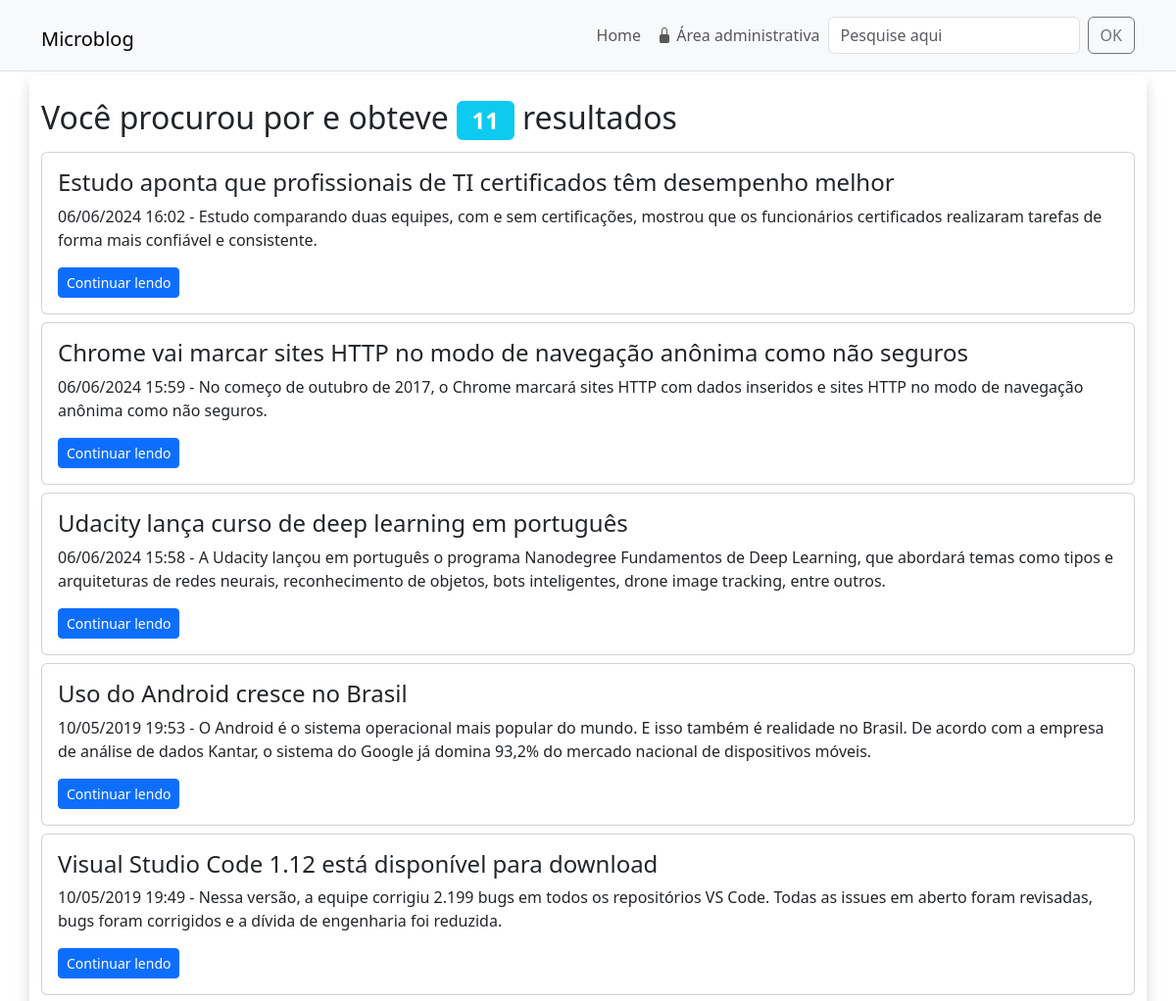
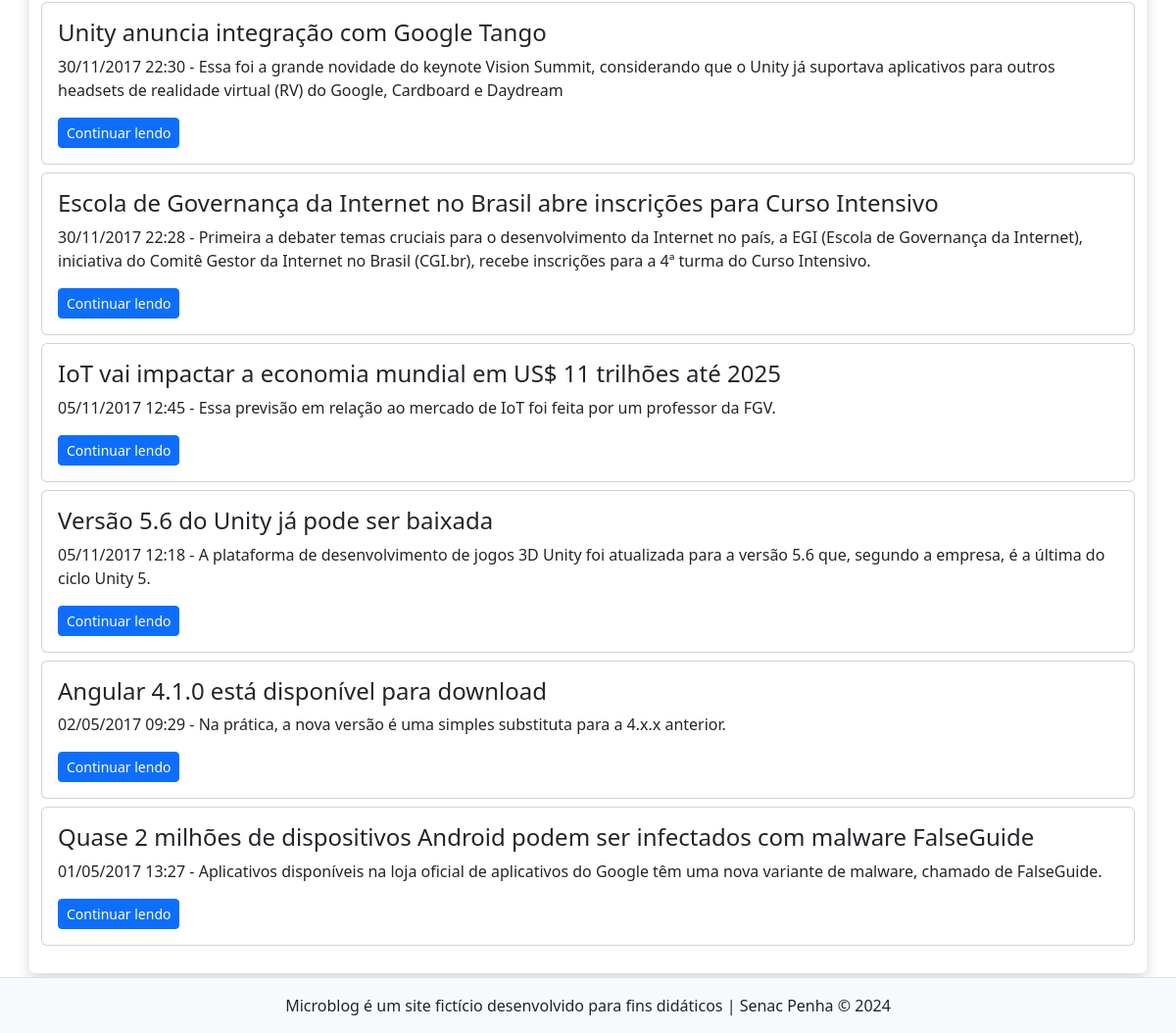
/resultados.php, run on an earlier commit of the app's database (2 pictures, top to bottom).
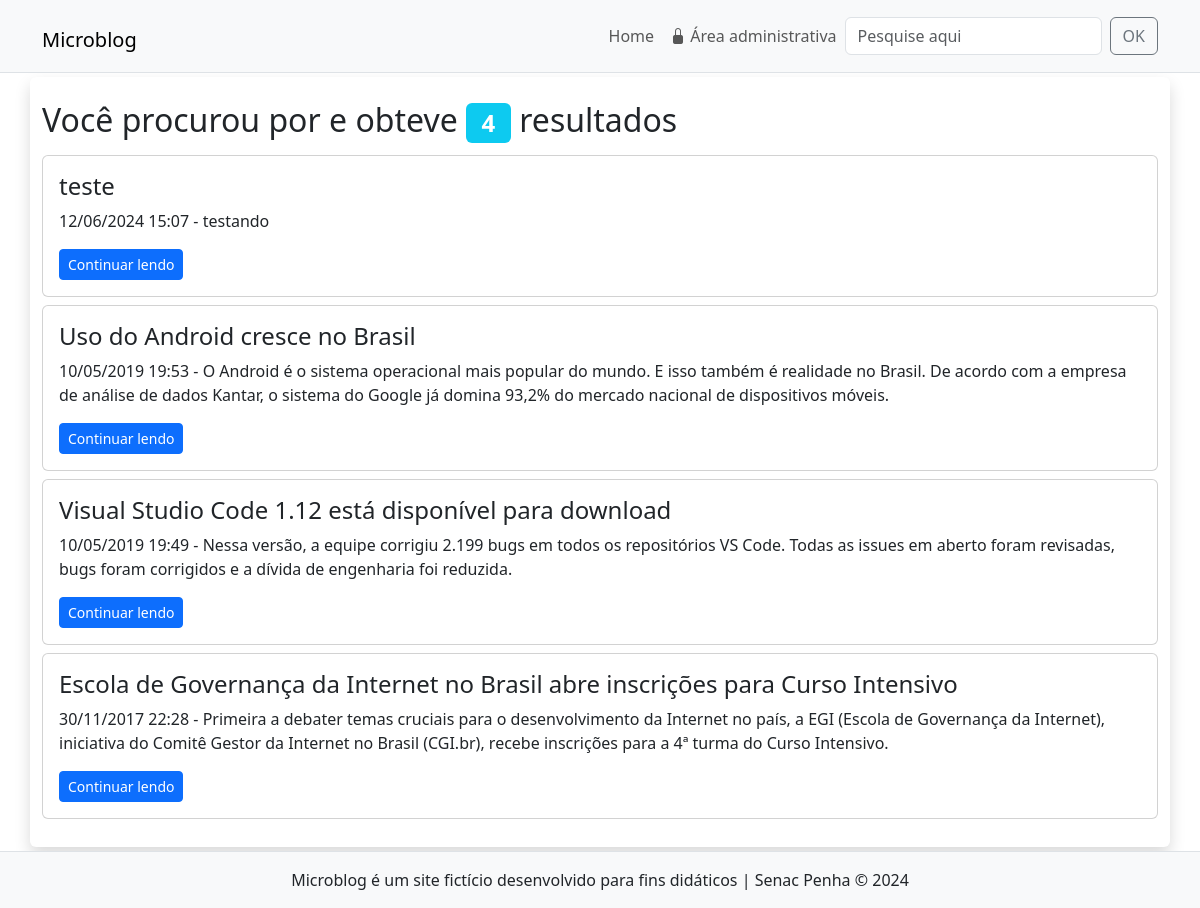
And on a later commit of the database.
### tables this page shows
CREATE TABLE `noticias` (
  `id` int(11) NOT NULL,
  `data` datetime NOT NULL DEFAULT current_timestamp(),
  `titulo` varchar(150) NOT NULL,
  `texto` text NOT NULL,
  `resumo` tinytext NOT NULL,
  `imagem` varchar(45) NOT NULL,
  `usuario_id` int(11) NOT NULL
);

### inc/funcoes-noticias.php (called while the page is built, shortened)
<?php
function formataData($data){
    return date("d/m/Y H:i", strtotime($data));
}
function busca($conexao, $termoDigitado){
    $sql = "SELECT id, data, titulo, resumo FROM noticias
    WHERE
     titulo LIKE '%$termoDigitado%' OR
     resumo LIKE '%$termoDigitado%' OR
     texto LIKE '%$termoDigitado%'
    ORDER BY data DESC ";
    $resultado = mysqli_query($conexao, $sql) or die (mysqli_error($conexao));
    return mysqli_fetch_all($resultado, MYSQLI_ASSOC);
}

### resultados.php (the view)
<?php
require "inc/cabecalho.php";
require "inc//funcoes-noticias.php";
$termoDigitado = $_GET['busca'];
$dadosDaBusca = busca($conexao, $termoDigitado);
?>
<div class="row bg-white rounded shadow my-1 py-4">
    <h2 class="col-12 fw-light">
        Você procurou por <span class="badge bg-dark"><?=$termoDigitado?></span> e
        obteve <span class="badge bg-info"><?=count($dadosDaBusca)?></span> resultados
    </h2>
    <?php foreach ($dadosDaBusca as $busca) { ?>
    <div class="col-12 my-1">
        <article class="card">
            <div class="card-body">
                <h3 class="fs-4 card-title fw-light"><?=$busca['titulo']?></h3>
                <p class="card-text">
                    <time><?=formataData($busca['data'])?></time> -
                    <?=$busca['resumo']?>
                </p>
                <a href="noticia.php?id=<?=$busca['id']?>" class="btn btn-primary btn-sm">Continuar lendo</a>
            </div>
        </article>
    </div>
    <?php } ?>
</div>
<?php
require_once "inc/rodape.php";
?>

What changed in the data, as far as the page shows it:
removed noticias: titulo "Estudo aponta que profissionais de TI certificados têm desempenho melhor", data "06/06/2024 16:02", resumo "Estudo comparando duas equipes, com e sem certificações, mostrou que os funcionários certificados realizaram tarefas de forma mais confiável e consistente."
removed noticias: titulo "Chrome vai marcar sites HTTP no modo de navegação anônima como não seguros", data "06/06/2024 15:59", resumo "No começo de outubro de 2017, o Chrome marcará sites HTTP com dados inseridos e sites HTTP no modo de navegação anônima como não seguros."
removed noticias: titulo "Udacity lança curso de deep learning em português", data "06/06/2024 15:58", resumo "A Udacity lançou em português o programa Nanodegree Fundamentos de Deep Learning, que abordará temas como tipos e arquiteturas de redes neurais, reconhecimento de objetos, bots inteligentes, drone image tracking, entre outros."
removed noticias: titulo "Unity anuncia integração com Google Tango", data "30/11/2017 22:30", resumo "Essa foi a grande novidade do keynote Vision Summit, considerando que o Unity já suportava aplicativos para outros headsets de realidade virtual (RV) do Google, Cardboard e Daydream"
removed noticias: titulo "IoT vai impactar a economia mundial em US$ 11 trilhões até 2025", data "05/11/2017 12:45", resumo "Essa previsão em relação ao mercado de IoT foi feita por um professor da FGV."
removed noticias: titulo "Versão 5.6 do Unity já pode ser baixada", data "05/11/2017 12:18", resumo "A plataforma de desenvolvimento de jogos 3D Unity foi atualizada para a versão 5.6 que, segundo a empresa, é a última do ciclo Unity 5."
removed noticias: titulo "Angular 4.1.0 está disponível para download", data "02/05/2017 09:29", resumo "Na prática, a nova versão é uma simples substituta para a 4.x.x anterior."
removed noticias: titulo "Quase 2 milhões de dispositivos Android podem ser infectados com malware FalseGuide", data "01/05/2017 13:27", resumo "Aplicativos disponíveis na loja oficial de aplicativos do Google têm uma nova variante de malware, chamado de FalseGuide."
added noticias: titulo "teste", data "12/06/2024 15:07", resumo "testando"
Also different on the page:
count($dadosDaBusca): "11" → "4"
